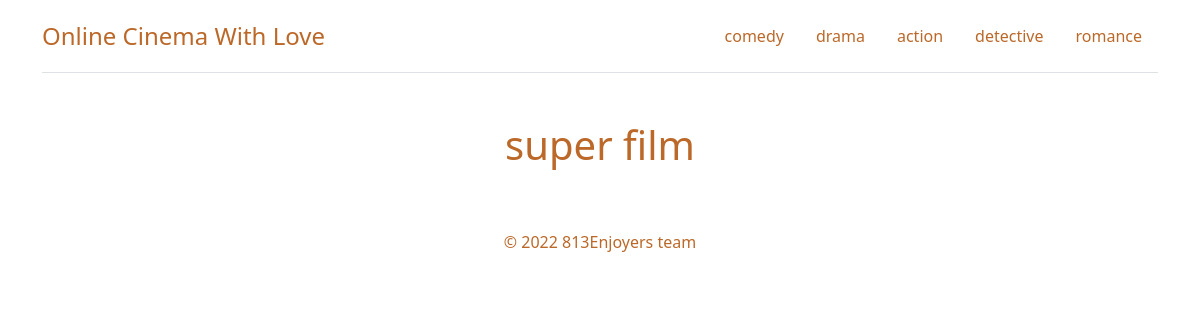
Page /player/1/ on the earlier database version.
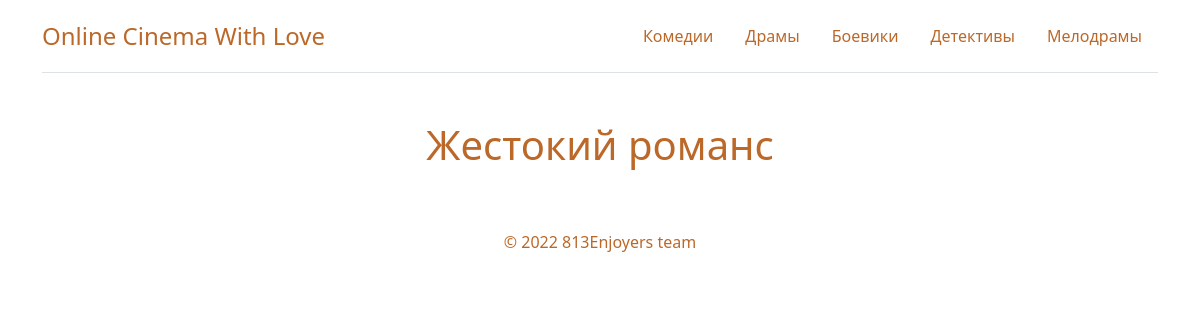
Same page on the later database version.
### torrentCinema/models.py (models this page shows, shortened)
class Category(models.Model):
    name = models.CharField(max_length=255,verbose_name='Название')
    maincategory = models.BooleanField(default=True, verbose_name='Главная категория')
    class Meta:
        verbose_name = 'Категория'
        verbose_name_plural = 'Категории'

class Film(models.Model):
    name = models.CharField(max_length=255, verbose_name='Название')
    description = models.TextField(verbose_name='Описание')
    releaseDate = models.DateField(null=True, verbose_name='Дата Публикации')
    rating = models.IntegerField( null=True, verbose_name='Рейтинг')
    from_torrent = models.BooleanField(null=True, default=True, verbose_name='Загрузка с торрента')
    imagePath = models.TextField(null=True, verbose_name='Путь до постера')
    magnet = models.TextField(max_length=1024, null=True, verbose_name='Магнет ссылка')
    category = models.ForeignKey(Category, on_delete=models.SET_NULL, null=True, verbose_name='Категория')
    class Meta:
        verbose_name = 'Фильм'
        verbose_name_plural = 'Фильмы'

### torrentCinema/views.py (the view)
# urls.py: path('player/<int:filmId>/', views.player, name='player')
def player(request, filmId):
    p = Category.objects.filter(maincategory=True)
    film = Film.objects.get(pk=filmId)
    return render(request, 'main/player.html', {'film': film,"cat_list": p})

### torrentCinema/templates/main/player.html (shortened to what this page needs)
{% extends 'main/base.html' %}
{% block description %}
{{ film.name }}
{% endblock %}
{% block content %}
    <footer class="footer-nongrad">
        <p>© 2022 813Enjoyers team
        </p>
    </footer>
{% endblock %}

### torrentCinema/templates/main/base.html (shortened to what this page needs)
{% load static %}
<!doctype html>
<html lang="en">
<head>
    <link rel="stylesheet" href="{% static 'css/genre-pages.css'%}" type="text/css">
    <link href="https://cdn.jsdelivr.net/npm/bootstrap@5.2.0-beta1/dist/css/bootstrap.min.css" rel="stylesheet">
</head>
<body>
<main id="scrollbar">
    <div id="navigation" class="container header">
        <header class="d-flex flex-wrap justify-content-center py-3 border-bottom">
            <a href="/" class="d-flex align-items-center mb-3 mb-md-0 me-md-auto text-dark text-decoration-none">
                <span class="fs-4" style="color: #bb6829">Online Cinema With Love</span></a>
            <ul class="nav nav-pills">
                {% for category in cat_list %}
                <li class="nav-item"><a href="/genre/{{category.id}}" class="nav-link" aria-current="page" style="color: #bb6829">{{category.name}}</a></li>
                {% endfor %}
            </ul>
        </header>
    </div>
    <section id="description" class="text-center container">
        <div class="row py-lg-5">
            <div class="col-lg-6 col-md-8 mx-auto">
                <section class="description">
                    <h1>{% block description %}{% endblock %}</h1>
                </section>
            </div>
        </div>
    </section>
    {% block content %}{% endblock %}
</main>
</body>
</html>

### static/css/genre-pages.css (style rules this page uses)
* { box-sizing: border-box; }
#navigation { position: sticky; top: 0; background-color: white; z-index: 10000; }
.description { color: #bb6829; position: relative; width: 100%; display: flex; justify-content: center; align-items: center; }
.footer-nongrad { width: 100%; padding-bottom: 25px; display: flex; justify-content: center; align-items: center; padding: 5px; color: #bb6829; }

### torrentCinema/templates/main/base.html (style rules this page uses)
a { text-decoration: none; }

Differences in the rows shown:
changed Category: name "comedy" → "Комедии"
changed Category: name "drama" → "Драмы"
changed Category: name "action" → "Боевики"
changed Category: name "detective" → "Детективы"
changed Category: name "romance" → "Мелодрамы"
changed Film: name "super film" → "Жестокий романс"
